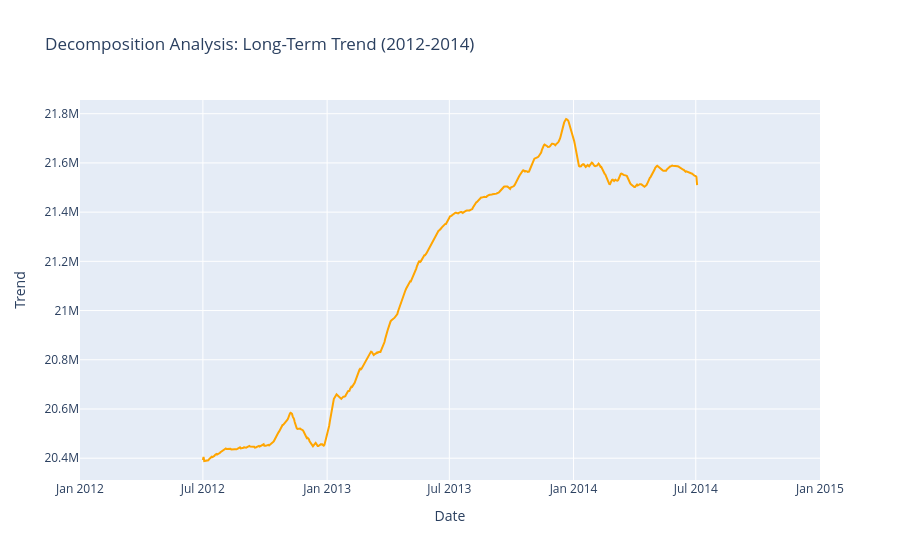
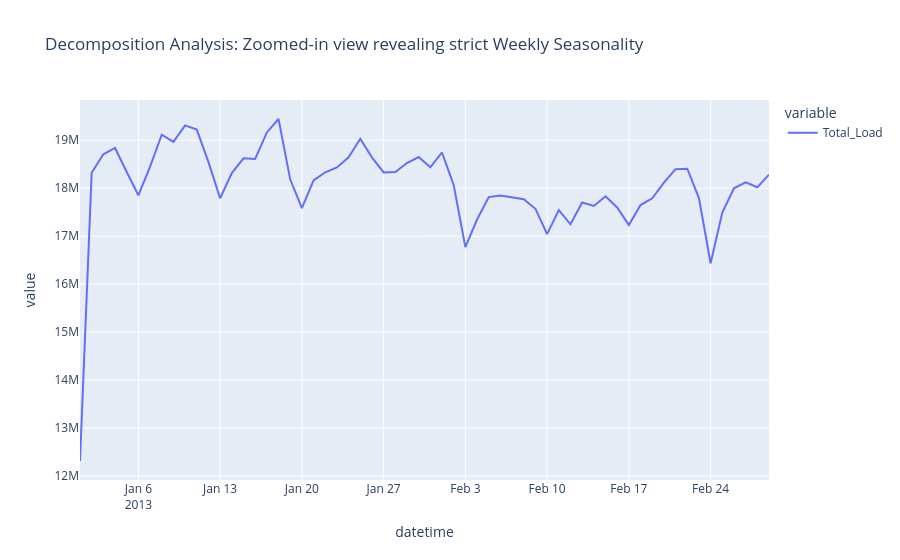

Notebook code for these charts, in order:
### Markdown cell above
## 4. Trend and Seasonality Analysis (2 Marks)
We filter the data starting from 2012 (as 2011 contains sparse data for many clients) and decompose the `Total_Load` to extract the underlying macro Trend and Weekly/Yearly Seasonality.

### Code cell
if 'df_daily' in locals():
    # Filter from 2012 onwards for clean analysis
    ts_target = df_daily['Total_Load']['2012-01-01':]
    
    result = seasonal_decompose(ts_target, model='additive', period=365) # Yearly seasonality
    
    fig_trend = go.Figure()
    fig_trend.add_trace(go.Scatter(x=result.trend.index, y=result.trend.values, mode='lines', line=dict(color='orange')))
    fig_trend.update_layout(title='Decomposition Analysis: Long-Term Trend (2012-2014)', xaxis_title='Date', yaxis_title='Trend')
    fig_trend.show()
    
    # Zoom in to see the strong weekly seasonality (weekends have massive dips)
    slice_2_months = ts_target['2013-01-01':'2013-03-01']
    fig_week = px.line(slice_2_months, title='Decomposition Analysis: Zoomed-in view revealing strict Weekly Seasonality')
    fig_week.show()
